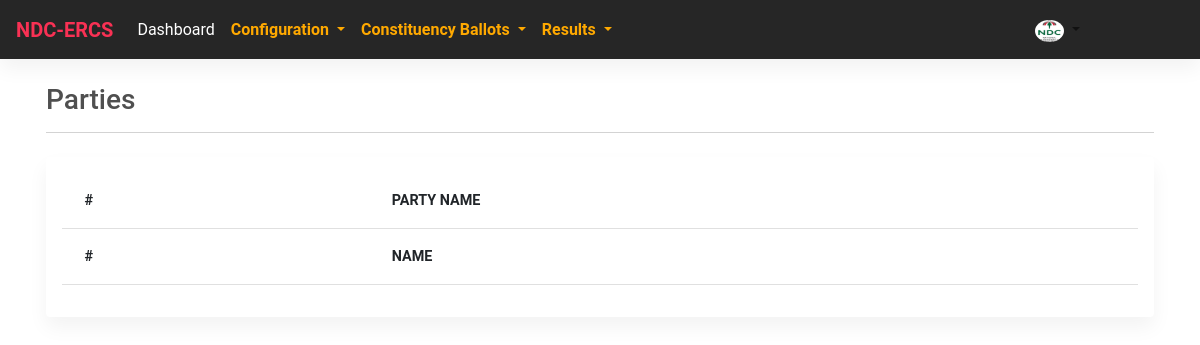
The app's page /parties.php, older data.
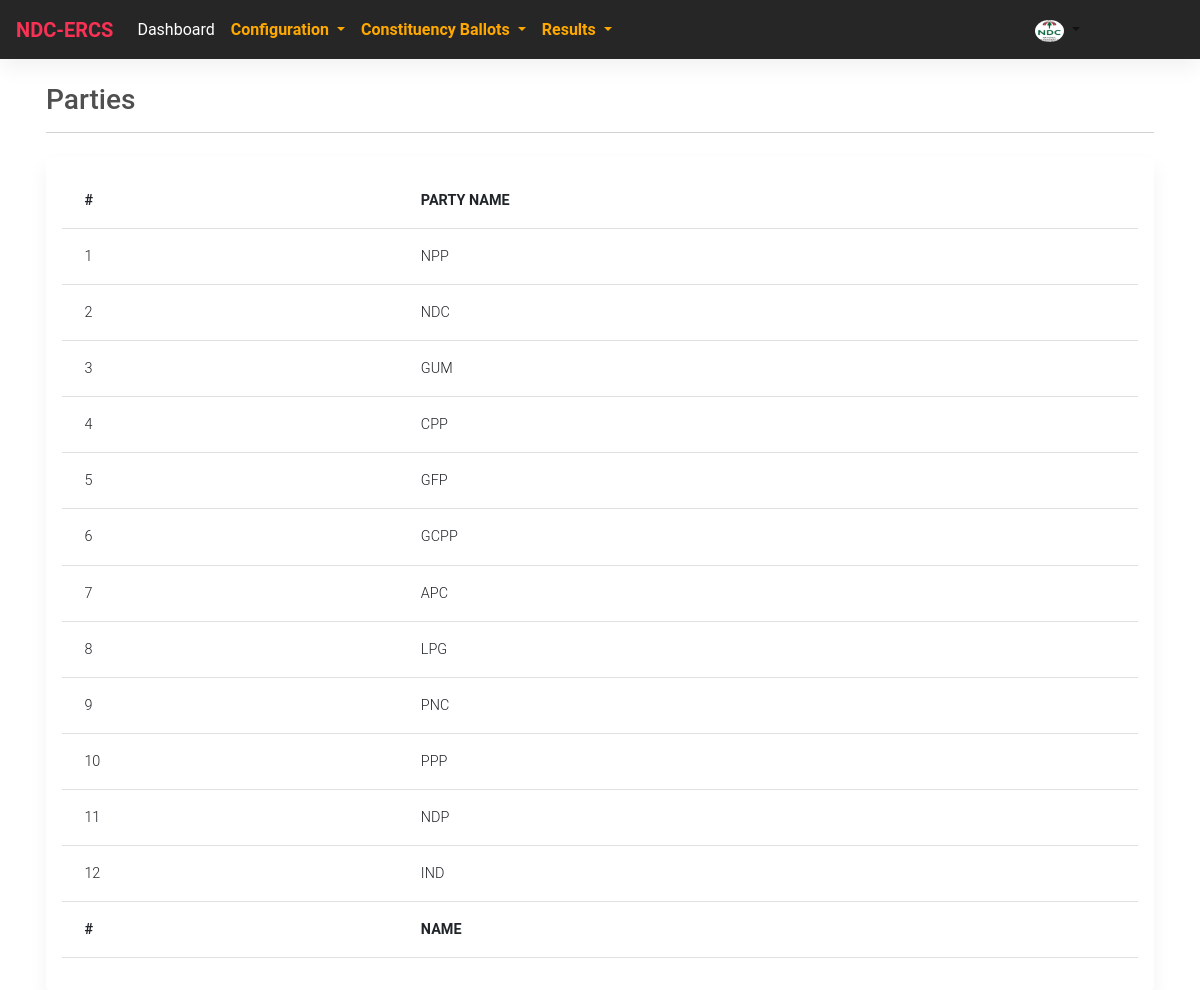
The same page, newer data.
### tables this page shows
CREATE TABLE `parties` (
  `id` int(11) NOT NULL,
  `name` varchar(100) NOT NULL,
  `created_at` timestamp NULL DEFAULT current_timestamp()
);

### script/ultrafunctions.php (called while the page is built, shortened)
<?php
$server = 'localhost';
$server_user = 'root';
$server_password = '';
$database = 'correlation';
$conn = mysqli_connect($server, $server_user, $server_password, $database) or die('Error connecting Database');
function select_records($table)
{
    global $conn;
    $query = mysqli_query($conn, "SELECT * FROM $table") or die('Something went wrong');
    return $query;
}

### parties.php (the view, shortened to what this page needs)
<?php
require "include/header.php";
require "script/ultrafunctions.php";
?>
<h3 class="mt-4">Parties</h3>
<hr>
<div class="card card-body mt-4">
    <div class="table-responsive">
        <table id="tbllist" class="table">
            <thead>
                <tr>
                    <th class="font-weight-bold">#</th>
                    <th class="font-weight-bold">PARTY NAME</th>
                </tr>
            </thead>
            <tbody>
                <?php
                $i=0;
        $query = select_records("parties");
        while ($rec = mysqli_fetch_assoc($query)) {
            $i++;
           ?>
                <tr>
                    <td><?php echo $i;?></td>
                    <td><?php echo $rec["name"];?></td>
                </tr>
                <?php
        }
        ?>
            </tbody>
            <tfoot>
                <tr>
                    <th class="font-weight-bold">#</th>
                    <th class="font-weight-bold">NAME</th>
                </tr>
            </tfoot>
        </table>
    </div>
</div>
<?php require "include/footer.php"; ?>

### include/header.php (shortened to what this page needs)
<!DOCTYPE html>
<html lang="en">
<head>
    <link rel="stylesheet" href="css/mdb.min.css">
    <link rel="stylesheet" href="css/chosen.css">
    <link rel="stylesheet" href="DataTables/datatables.min.css">
</head>
<body>
    <nav class="navbar navbar-expand-lg navbar-light bg-dark">
        <div class="container-fluid">
            <a class="navbar-brand font-weight-bold text-danger" href="#">NDC-ERCS</a>
            <div class="collapse navbar-collapse" id="navbarTogglerDemo02">
                <ul class="navbar-nav mr-auto mb-2 mb-lg-0">
                    <li class="nav-item">
                        <a class="nav-link active text-white" aria-current="page" href="dashboard.php">Dashboard</a>
                    </li>
                    <li class="nav-item dropdown">
                        <a class="nav-link dropdown-toggle align-items-center font-weight-bold text-warning" href="#" id="navbarDropdownMenuLink"
                            role="button" data-toggle="dropdown" aria-expanded="false">Configuration
                        </a>
                    </li>
                    <li class="nav-item dropdown">
                        <a class="nav-link dropdown-toggle align-items-center font-weight-bold text-warning" href="#" id="navbarDropdownMenuLink"
                            role="button" data-toggle="dropdown" aria-expanded="false">Constituency Ballots
                        </a>
                    </li>
                    <li class="nav-item dropdown">
                        <a class="nav-link dropdown-toggle align-items-center font-weight-bold text-warning" href="#" id="navbarDropdownMenuLink"
                            role="button" data-toggle="dropdown" aria-expanded="false">Results
                        </a>
                    </li>
                </ul>
                <ul class="navbar-nav mr-5">
                    <li class="nav-item dropdown">
                        <a class="nav-link dropdown-toggle align-items-center" href="#" id="navbarDropdownMenuLink"
                            role="button" data-toggle="dropdown" aria-expanded="false">
                            <img src="img/ndcjpg.jpg" class="rounded-circle" height="22" alt="" loading="lazy" />
                        </a>
                    </li>
                </ul>
            </div>
        </div>
    </nav>
    <div class="container">

### include/footer.php (shortened to what this page needs)
</div>
</body>
</html>

Row changes from the older to the newer data that the page shows:
added parties: name "NPP"
added parties: name "NDC"
added parties: name "GUM"
added parties: name "CPP"
added parties: name "GFP"
added parties: name "GCPP"
added parties: name "APC"
added parties: name "LPG"
added parties: name "PNC"
added parties: name "PPP"
added parties: name "NDP"
added parties: name "IND"
